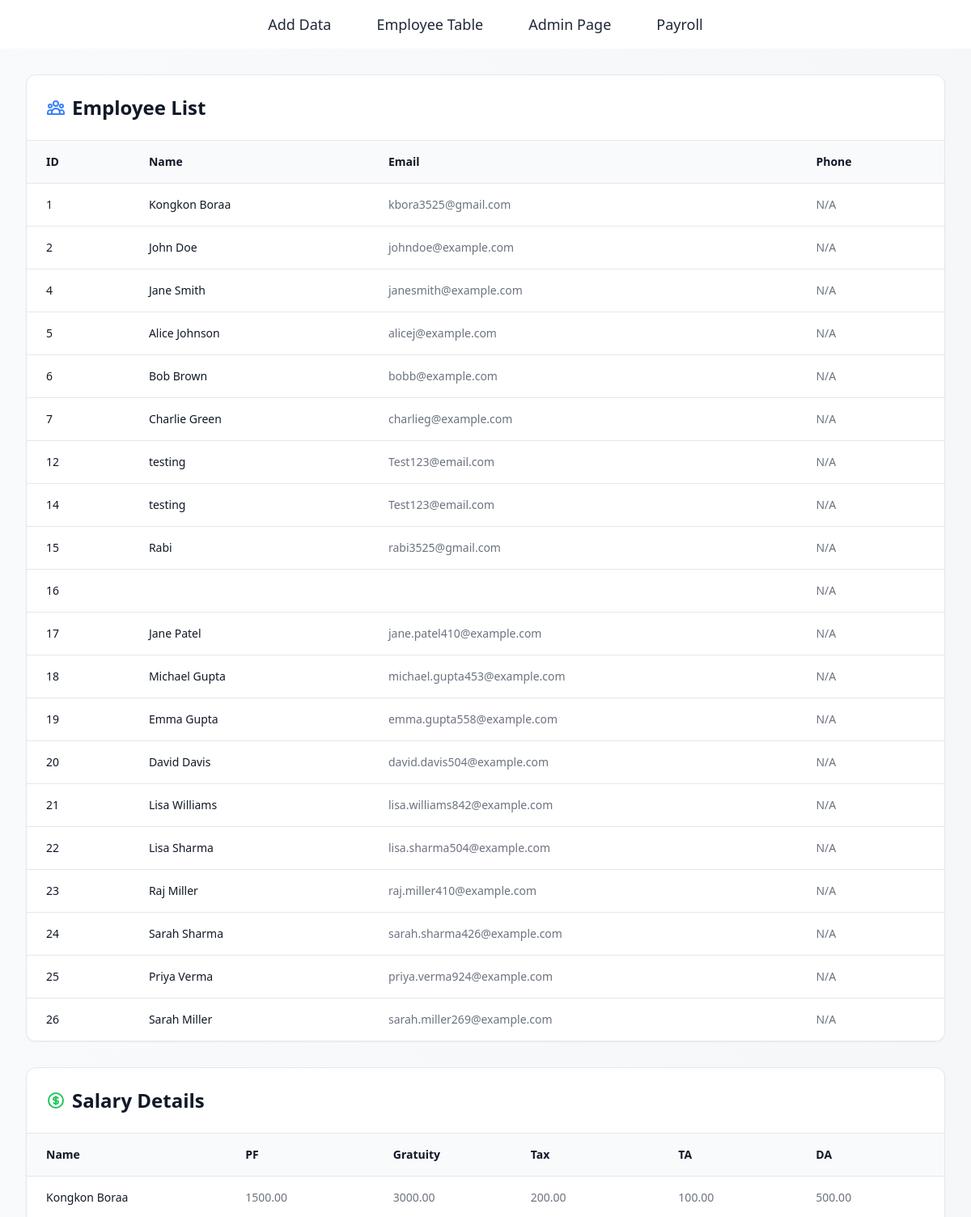
The page / (upper part) on the database its author committed.
### tables this page shows
CREATE TABLE `employee_profile` (
  `emp_id` int(11) NOT NULL,
  `emp_name` varchar(100) NOT NULL,
  `father_name` varchar(100) DEFAULT NULL,
  `mother_name` varchar(100) DEFAULT NULL,
  `permanent_address` text DEFAULT NULL,
  `pin_code` varchar(10) DEFAULT NULL,
  `pan_number` varchar(20) DEFAULT NULL,
  `aadhaar_no` varchar(20) DEFAULT NULL,
  `dob` date DEFAULT NULL,
  `hire_date` date DEFAULT NULL,
  `blood_group` varchar(5) DEFAULT NULL,
  `email_address` varchar(100) DEFAULT NULL,
  `marital_status` varchar(20) DEFAULT NULL,
  `created_at` timestamp NOT NULL DEFAULT current_timestamp()
);

CREATE TABLE `salary_profile` (
  `salary_id` int(11) NOT NULL,
  `emp_id` int(11) DEFAULT NULL,
  `provident_fund` decimal(10,2) DEFAULT NULL,
  `gratuity` decimal(10,2) DEFAULT NULL,
  `tax` decimal(10,2) DEFAULT NULL,
  `dearness_allowance` decimal(10,2) DEFAULT NULL,
  `travel_allowance` decimal(10,2) DEFAULT NULL
);

### config/database.php (called while the page is built, shortened)
<?php
class Database {
    private static $instance = null;
    private $connection;
    private function __construct() {
        $this->connection = new mysqli(DB_HOST, DB_USER, DB_PASS, DB_NAME);
        $this->connection->set_charset("utf8");
    }
    public static function getInstance() {
        if (self::$instance === null) {
            self::$instance = new self();
        }
        return self::$instance;
    }
    public function query($sql) {
        return $this->connection->query($sql);
    }
}

### classes/Employee.php (called while the page is built, shortened)
<?php
require_once __DIR__ . '/../config/database.php';
class Employee {
    private static $instance = null;
    private $db;
    private function __construct() {
        $this->db = Database::getInstance();
    }
    public static function getInstance() {
        if (self::$instance === null) {
            self::$instance = new self();
        }
        return self::$instance;
    }
    public function getAll($page = 1, $limit = ITEMS_PER_PAGE) {
        $offset = ($page - 1) * $limit;
        $sql = "SELECT * FROM Employee_Profile LIMIT $offset, $limit";
        return $this->db->query($sql);
    }
}

### public/index.php (the view, shortened to what this page needs)
<!DOCTYPE html>
<html lang="en">
<head>
    <script src="https://cdn.tailwindcss.com"></script>
</head>
<body class="bg-gray-100">
<nav class="bg-white shadow-lg">
    <div class="max-w-6xl mx-auto px-4">
        <div class="flex justify-center">
            <ul class="flex items-center space-x-8 py-4">
                <li>
                    <a href="admin.php" class="text-gray-800 hover:text-blue-600 px-3 py-2 rounded-md text-lg font-medium transition duration-300 ease-in-out">
                        Add Data
                    </a>
                </li>
                <li>
                    <a href="index.php" class="text-gray-800 hover:text-blue-600 px-3 py-2 rounded-md text-lg font-medium transition duration-300 ease-in-out">
                        Employee Table
                    </a>
                </li>
                <li>
                    <a href="edit.php" class="text-gray-800 hover:text-blue-600 px-3 py-2 rounded-md text-lg font-medium transition duration-300 ease-in-out">
                        Admin Page
                    </a>
                </li>
                <li>
                    <a href="report.php" class="text-gray-800 hover:text-blue-600 px-3 py-2 rounded-md text-lg font-medium transition duration-300 ease-in-out">
                        Payroll
                    </a>
                </li>
            </ul>
        </div>
    </div>
</nav>
    <?php
    require_once __DIR__ . '/../classes/Employee.php';
    require_once __DIR__ . '/../config/database.php';
    $employee = Employee::getInstance();
    $db = Database::getInstance();
    $employee_list = $employee->getAll();
    $salary_sql = "SELECT employee_profile.emp_id, employee_profile.emp_name, salary_profile.provident_fund,
        salary_profile.gratuity, salary_profile.tax,
        salary_profile.travel_allowance, salary_profile.dearness_allowance
        FROM employee_profile
        INNER JOIN salary_profile ON employee_profile.emp_id = salary_profile.emp_id";
    $salary_table = $db->query($salary_sql);
    ?>
<div class="min-h-screen bg-gradient-to-br from-gray-50 to-gray-100 py-8 px-4 sm:px-6 lg:px-8">
    <div class="max-w-7xl mx-auto space-y-8">
        <div class="bg-white rounded-xl shadow-sm overflow-hidden border border-gray-200 transition-all hover:shadow-lg">
            <div class="p-6 border-b border-gray-200">
                <h2 class="text-2xl font-bold text-gray-900 flex items-center">
                    Employee List
                </h2>
            </div>
            <div class="overflow-x-auto">
                <table class="min-w-full divide-y divide-gray-200">
                    <thead class="bg-gray-50">
                        <tr>
                            <th class="px-6 py-4 text-left text-sm font-semibold text-gray-900">ID</th>
                            <th class="px-6 py-4 text-left text-sm font-semibold text-gray-900">Name</th>
                            <th class="px-6 py-4 text-left text-sm font-semibold text-gray-900">Email</th>
                            <th class="px-6 py-4 text-left text-sm font-semibold text-gray-900">Phone</th>
                        </tr>
                    </thead>
                    <tbody class="bg-white divide-y divide-gray-200">
                        <?php while ($row = $employee_list->fetch_assoc()): ?>
                            <tr class="hover:bg-gray-50 transition-colors">
                                <td class="px-6 py-4 whitespace-nowrap text-sm text-gray-900"><?php echo htmlspecialchars($row['emp_id']); ?></td>
                                <td class="px-6 py-4 whitespace-nowrap text-sm font-medium text-gray-900"><?php echo htmlspecialchars($row['emp_name']); ?></td>
                                <td class="px-6 py-4 whitespace-nowrap text-sm text-gray-500"><?php echo htmlspecialchars($row['email_address'] ?? 'N/A'); ?></td>
                                <td class="px-6 py-4 whitespace-nowrap text-sm text-gray-500"><?php echo htmlspecialchars($row['phone'] ?? 'N/A'); ?></td>
                            </tr>
                        <?php endwhile; ?>
                    </tbody>
                </table>
            </div>
        </div>
        <div class="bg-white rounded-xl shadow-sm overflow-hidden border border-gray-200 transition-all hover:shadow-lg">
            <div class="p-6 border-b border-gray-200">
                <h2 class="text-2xl font-bold text-gray-900 flex items-center">
                    Salary Details
                </h2>
            </div>
            <div class="overflow-x-auto">
                <table class="min-w-full divide-y divide-gray-200">
                    <thead class="bg-gray-50">
                        <tr>
                            <th class="px-6 py-4 text-left text-sm font-semibold text-gray-900">Name</th>
                            <th class="px-6 py-4 text-left text-sm font-semibold text-gray-900">PF</th>
                            <th class="px-6 py-4 text-left text-sm font-semibold text-gray-900">Gratuity</th>
                            <th class="px-6 py-4 text-left text-sm font-semibold text-gray-900">Tax</th>
                            <th class="px-6 py-4 text-left text-sm font-semibold text-gray-900">TA</th>
                            <th class="px-6 py-4 text-left text-sm font-semibold text-gray-900">DA</th>
                        </tr>
                    </thead>
                    <tbody class="bg-white divide-y divide-gray-200">
                        <?php while ($row = $salary_table->fetch_assoc()): ?>
                            <tr class="hover:bg-gray-50 transition-colors">
                                <td class="px-6 py-4 whitespace-nowrap text-sm font-medium text-gray-900"><?php echo htmlspecialchars($row['emp_name']); ?></td>
                                <td class="px-6 py-4 whitespace-nowrap text-sm text-gray-500"><?php echo htmlspecialchars($row['provident_fund']); ?></td>
                                <td class="px-6 py-4 whitespace-nowrap text-sm text-gray-500"><?php echo htmlspecialchars($row['gratuity']); ?></td>
                                <td class="px-6 py-4 whitespace-nowrap text-sm text-gray-500"><?php echo htmlspecialchars($row['tax']); ?></td>
                                <td class="px-6 py-4 whitespace-nowrap text-sm text-gray-500"><?php echo htmlspecialchars($row['travel_allowance']); ?></td>
                                <td class="px-6 py-4 whitespace-nowrap text-sm text-gray-500"><?php echo htmlspecialchars($row['dearness_allowance']); ?></td>
                            </tr>
                        <?php endwhile; ?>
                    </tbody>
                </table>
            </div>
        </div>
    </div>
</div>
</body>
</html>

### rows shown on the page
employee_profile: emp_id "1", emp_name "Kongkon Boraa", email_address "kbora3525@gmail.com", phone "N/A"
employee_profile: emp_id "2", emp_name "John Doe", email_address "johndoe@example.com", phone "N/A"
employee_profile: emp_id "4", emp_name "Jane Smith", email_address "janesmith@example.com", phone "N/A"
employee_profile: emp_id "5", emp_name "Alice Johnson", email_address "alicej@example.com", phone "N/A"
employee_profile: emp_id "6", emp_name "Bob Brown", email_address "bobb@example.com", phone "N/A"
employee_profile: emp_id "7", emp_name "Charlie Green", email_address "charlieg@example.com", phone "N/A"
employee_profile: emp_id "12", emp_name "testing", email_address "Test123@email.com", phone "N/A"
employee_profile: emp_id "14", emp_name "testing", email_address "Test123@email.com", phone "N/A"
employee_profile: emp_id "15", emp_name "Rabi", email_address "rabi3525@gmail.com", phone "N/A"
employee_profile: emp_id "16", phone "N/A"
employee_profile: emp_id "17", emp_name "Jane Patel", email_address "jane.patel410@example.com", phone "N/A"
employee_profile: emp_id "18", emp_name "Michael Gupta", email_address "michael.gupta453@example.com", phone "N/A"
employee_profile: emp_id "19", emp_name "Emma Gupta", email_address "emma.gupta558@example.com", phone "N/A"
employee_profile: emp_id "20", emp_name "David Davis", email_address "david.davis504@example.com", phone "N/A"
employee_profile: emp_id "21", emp_name "Lisa Williams", email_address "lisa.williams842@example.com", phone "N/A"
employee_profile: emp_id "22", emp_name "Lisa Sharma", email_address "lisa.sharma504@example.com", phone "N/A"
employee_profile: emp_id "23", emp_name "Raj Miller", email_address "raj.miller410@example.com", phone "N/A"
employee_profile: emp_id "24", emp_name "Sarah Sharma", email_address "sarah.sharma426@example.com", phone "N/A"
employee_profile: emp_id "25", emp_name "Priya Verma", email_address "priya.verma924@example.com", phone "N/A"
employee_profile: emp_id "26", emp_name "Sarah Miller", email_address "sarah.miller269@example.com", phone "N/A"
salary_profile: emp.emp_name "Kongkon Boraa", provident_fund "1500.00", gratuity "3000.00", tax "200.00", travel_allowance "100.00", dearness_allowance "500.00"
